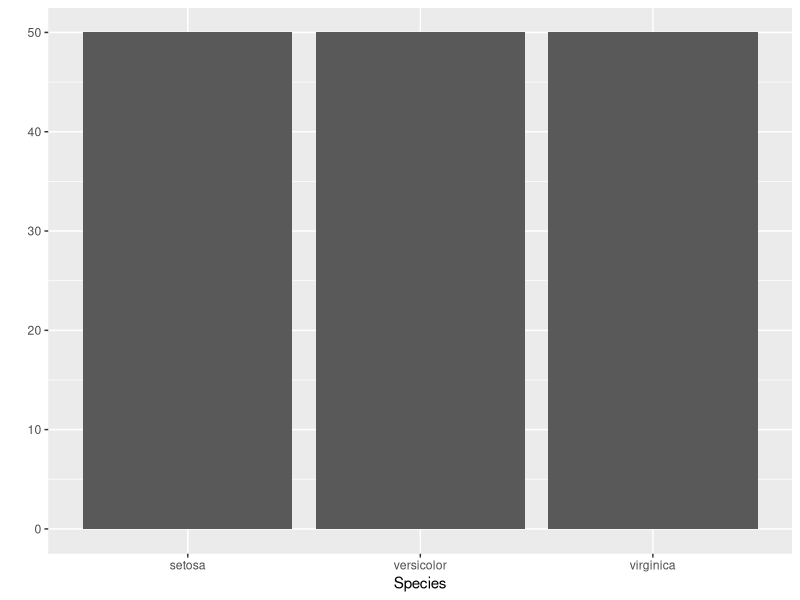

Generate this figure with R: (Note: this script raises an error after producing the figure.)
## ---- chunk 1
# preload
library(ggplot2)
## ---- chunk 2

# check out the structure of iris


# display the first 10 rows of iris


# use the ggplot2 package
library(ggplot2)


# draw a barplot


## ---- chunk 3

# check out the structure of iris
str(iris)

# display the first 10 rows of iris
head(iris, n=10)

# use the ggplot2 package
library(ggplot2)

# draw a barplot
qplot(x=Species,data=iris)

## ---- chunk 4

# Test whether the function str is called with the correct argument, object
test_function("str", args = "object")

# Test whether the student correctly called head()
test_function("head", args = c("x","n") )

# test qplot()
test_function("qplot",args=c("x","data") )


# It's always smart to include the following line of code at the end of your SCTs
# It will check whether executing the student's code resulted in an error, 
# and if so, will cause the exercise to fail
test_error()

# Final message the student will see upon completing the exercise
success_msg("Good work!")
